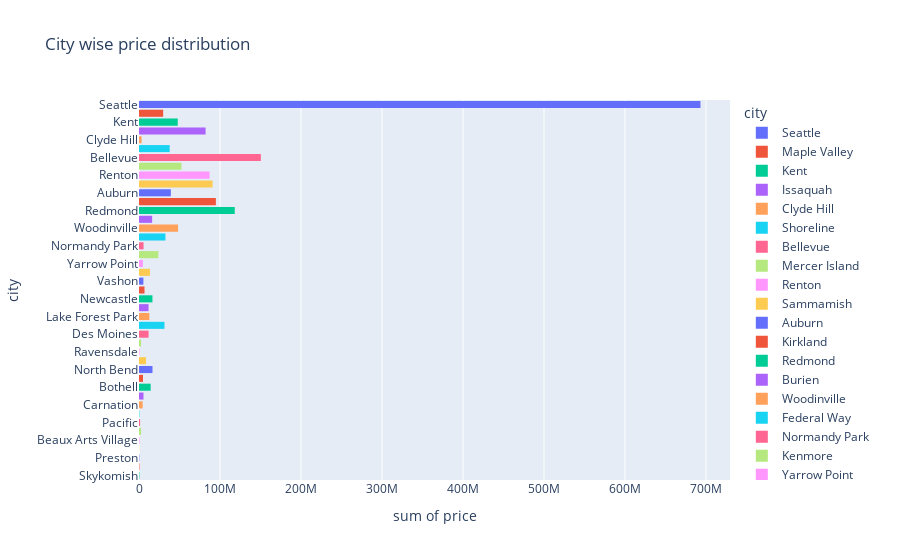

The cell this chart's notebook holds for it:
### Code cell
plt.figure(figsize=(15, 6))
px.histogram(housing_df, x='price', y='city', color='city', title='City wise price distribution')
